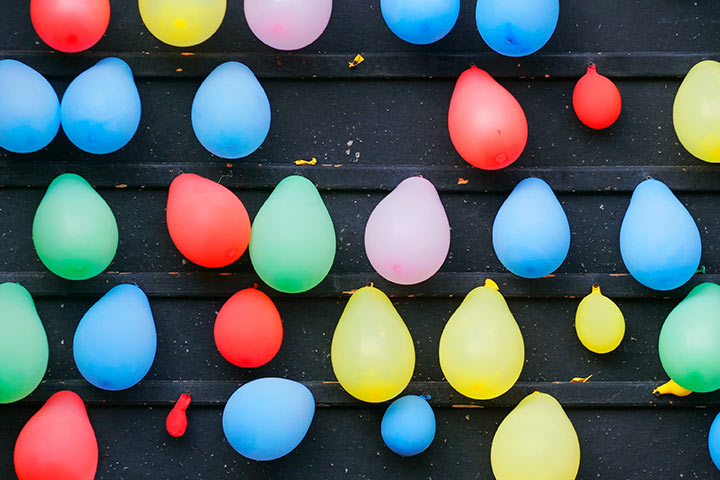
#> input picture dotdetection/baloontest.jpg, 720 x 480 px
$ python dottest.py
#> lines starting #> are read from the running program, lines starting #| are printed output that depends on the picture; after the words box and inside, x2 and y2 are one past the last pixel; in counts of white or black regions, pixels touching at a corner belong together
import cv2
import numpy

red = [(0,0,240),(10,10,255)] # lower and upper
green = [(0,240,0),(10,255,10)]
yellow = [(0,240,250),(10,255,255)]
dot_colors = [red, green, yellow]

img = cv2.imread('baloontest.jpg')
#> img is the input picture: shape (480, 720, 3); mean B, G, R 99.2, 98.5, 86.8
# apply medianBlur to smooth image before threshholding
blur= cv2.medianBlur(img, 7) # smooth image by 7x7 pixels, may need to adjust a bit

for lower, upper in dot_colors:
    output = img.copy()
    # apply threshhold color to white (255,255, 255) and the rest to black(0,0,0)
    mask = cv2.inRange(blur,lower,upper)

    circles = cv2.HoughCircles(mask,cv2.HOUGH_GRADIENT,1,20,param1=20,param2=8,minRadius=0,maxRadius=60)
    print(type(circles))
    index = 0
    if circles is not None:
        # convert the (x, y) coordinates and radius of the circles to integers
        circles = numpy.round(circles[0, :]).astype("int")

        # loop over the (x, y) coordinates and radius of the circles
        for (x, y, r) in circles:
            # draw the circle in the output image,
            #   then draw a rectangle corresponding to the center of the circle
            cv2.circle(output, (x, y), r, (255, 0, 255), 2)
            cv2.rectangle(output, (x - 5, y - 5), (x + 5, y + 5), (255, 0, 255), -1)

            index = index + 1
            #print str(index) + " : " + str(r) + ", (x,y) = " + str(x) + ', ' + str(y)
        print ('No. of circles detected = {}'.format(index))
#> this loop made 3 passes
#| <class 'NoneType'>
#| <class 'NoneType'>
#| <class 'NoneType'>
#> pass 1, `mask = cv2.inRange(blur,lower,upper)`:
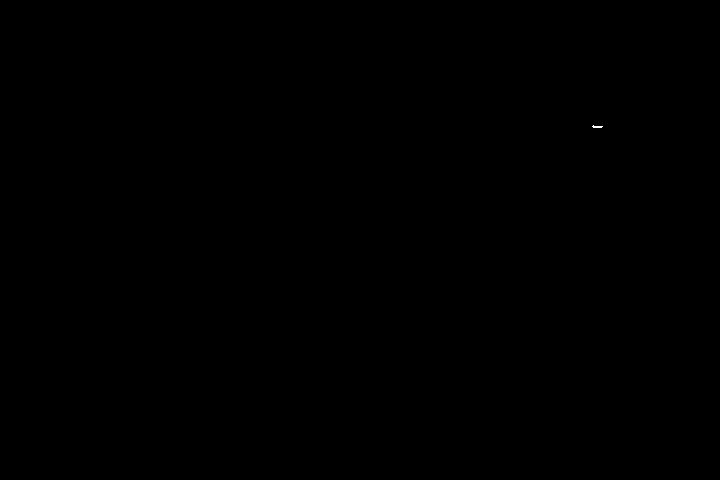
#> mask: shape (480, 720); 0.01% white in thin lines or dots, all inside (x1, y1, x2, y2) = (592, 125, 603, 128)

$ run again, with dotdetection/baloons.jpg copied over dotdetection/baloontest.jpg
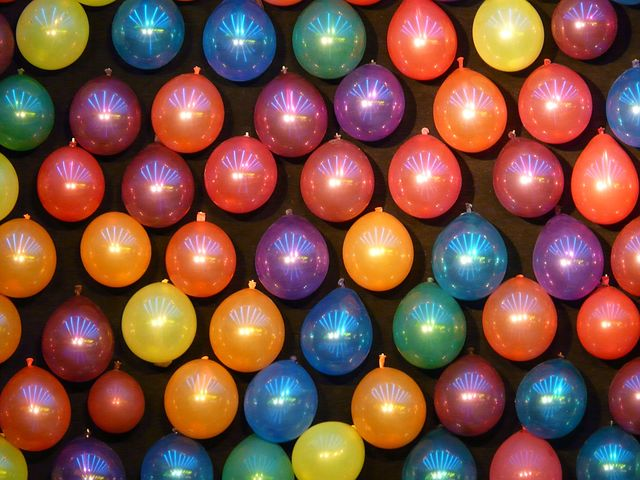
#> input picture dotdetection/baloons.jpg, 640 x 480 px
#> img is the input picture: shape (480, 640, 3); mean B, G, R 65.3, 78.4, 120.4
#> `blur= cv2.medianBlur(img, 7)`:
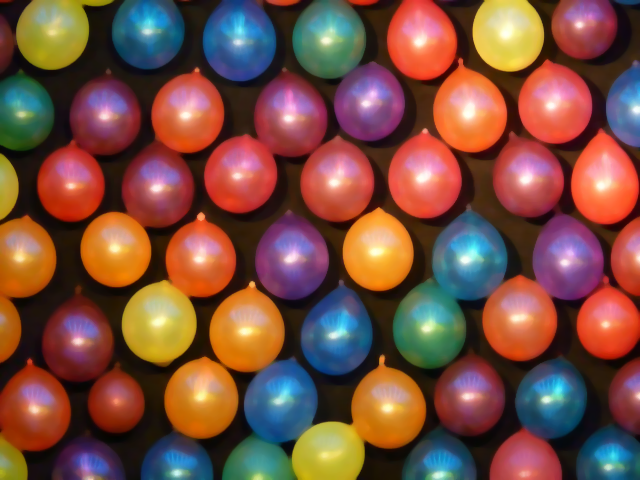
#> blur: shape (480, 640, 3); mean B, G, R 64, 77.3, 119.7
#> the loop `for lower, upper in dot_colors:` made 3 passes
#| <class 'NoneType'>
#| <class 'NoneType'>
#| <class 'NoneType'>
